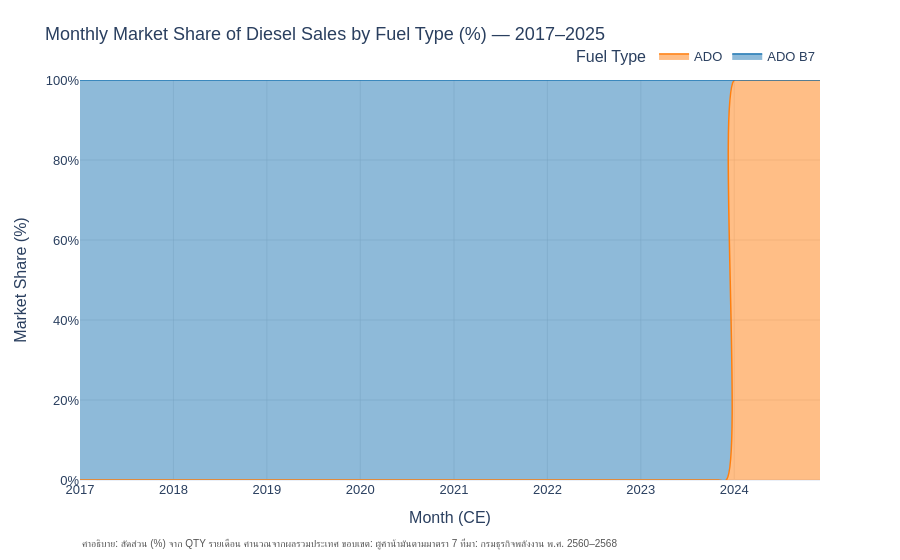

The notebook cell this image was saved under:
### Markdown cell above
### แผนภาพที่ 2 — Area Chart: สัดส่วนปริมาณการจำหน่ายน้ำมันรายเดือน (Stacked Area)

แผนภาพพื้นที่แบบ Stacked (100%) แสดงสัดส่วนของน้ำมัน ADO B7 และ ADO  
ต่อยอดรวมการจำหน่ายดีเซลรายเดือน ช่วงปี พ.ศ. 2560–2568  
ช่วยให้เห็นการเปลี่ยนแปลงส่วนแบ่งตลาดระหว่างสองประเภทน้ำมันตามเวลา

### Code cell
# ---- คำนวณสัดส่วน (%) รายเดือน ----
df_monthly_total = df_monthly.groupby('date')['QTY'].transform('sum')
df_monthly = df_monthly.copy()
df_monthly['share_pct'] = (df_monthly['QTY'] / df_monthly_total * 100).round(2)

# เรียงลำดับ: ADO ก่อน, ADO B7 ทับด้านบน
fuel_order = ['ADO', 'ADO B7']
df_area = df_monthly[df_monthly['OIL_NAME_ENG'].isin(fuel_order)].copy()

fig2 = px.area(
    df_area,
    x='date',
    y='share_pct',
    color='OIL_NAME_ENG',
    color_discrete_map=COLOR_MAP,
    category_orders={'OIL_NAME_ENG': fuel_order},
    groupnorm='percent',
    labels={
        'date'        : 'Month (CE)',
        'share_pct'   : 'Market Share (%)',
        'OIL_NAME_ENG': 'Fuel Type'
    },
    title='Monthly Market Share of Diesel Sales by Fuel Type (%) — 2017–2025',
    template=TEMPLATE,
    line_shape='spline'
)

fig2.update_traces(line=dict(width=1.5))

fig2.update_layout(
    font=dict(family=FONT_FAMILY, size=13),
    legend=dict(
        title='Fuel Type',
        orientation='h',
        yanchor='bottom', y=1.02,
        xanchor='right', x=1
    ),
    hovermode='x unified',
    xaxis=dict(showgrid=True, gridcolor='rgba(200,200,200,0.4)'),
    yaxis=dict(
        showgrid=True, gridcolor='rgba(200,200,200,0.4)',
        ticksuffix='%',
        range=[0, 100]
    ),
    margin=dict(t=80, b=80)
)

fig2.add_annotation(
    xref='paper', yref='paper',
    x=0, y=-0.18,
    text=(
        'คำอธิบาย: สัดส่วน (%) จาก QTY รายเดือน คำนวณจากผลรวมประเทศ '
        'ขอบเขต: ผู้ค้าน้ำมันตามมาตรา 7 '
        'ที่มา: กรมธุรกิจพลังงาน พ.ศ. 2560–2568'
    ),
    showarrow=False,
    font=dict(size=10, color='#555555'),
    align='left'
)

fig2.show()

### Figure 1 — Plotly figure (JSON) as saved in the notebook; plotly's stock layout.template omitted (floating-point values rounded to 4 significant figures)
{"data": [{"fillpattern": {"shape": ""}, "groupnorm": "percent", "hovertemplate": "Fuel Type=ADO<br>Month (CE)=%{x}<br>Market Share (%)=%{y}<extra></extra>", "legendgroup": "ADO", "line": {"color": "#ff7f0e", "shape": "spline", "width": 1.5}, "marker": {"symbol": "circle"}, "mode": "lines", "name": "ADO", "orientation": "v", "showlegend": true, "stackgroup": "1", "type": "scatter", "x": ["2024-01-01T00:00:00.000000000", "2024-02-01T00:00:00.000000000", "2024-03-01T00:00:00.000000000", "2024-04-01T00:00:00.000000000", "2024-05-01T00:00:00.000000000", "2024-06-01T00:00:00.000000000", "2024-07-01T00:00:00.000000000", "2024-08-01T00:00:00.000000000", "2024-09-01T00:00:00.000000000", "2024-10-01T00:00:00.000000000", "2024-11-01T00:00:00.000000000", "2024-12-01T00:00:00.000000000"], "xaxis": "x", "y": [100.0, 100.0, 100.0, 100.0, 100.0, 100.0, 100.0, 100.0, 100.0, 100.0, 100.0, 100.0], "yaxis": "y"}, {"fillpattern": {"shape": ""}, "groupnorm": "percent", "hovertemplate": "Fuel Type=ADO B7<br>Month (CE)=%{x}<br>Market Share (%)=%{y}<extra></extra>", "legendgroup": "ADO B7", "line": {"color": "#1f77b4", "shape": "spline", "width": 1.5}, "marker": {"symbol": "circle"}, "mode": "lines", "name": "ADO B7", "orientation": "v", "showlegend": true, "stackgroup": "1", "type": "scatter", "x": ["2017-01-01T00:00:00.000000000", "2017-02-01T00:00:00.000000000", "2017-03-01T00:00:00.000000000", "2017-04-01T00:00:00.000000000", "2017-05-01T00:00:00.000000000", "2017-06-01T00:00:00.000000000", "2017-07-01T00:00:00.000000000", "2017-08-01T00:00:00.000000000", "2017-09-01T00:00:00.000000000", "2017-10-01T00:00:00.000000000", "2017-11-01T00:00:00.000000000", "2017-12-01T00:00:00.000000000", "2018-01-01T00:00:00.000000000", "2018-02-01T00:00:00.000000000", "2018-03-01T00:00:00.000000000", "2018-04-01T00:00:00.000000000", "2018-05-01T00:00:00.000000000", "2018-06-01T00:00:00.000000000", "2018-07-01T00:00:00.000000000", "2018-08-01T00:00:00.000000000", "2018-09-01T00:00:00.000000000", "2018-10-01T00:00:00.000000000", "2018-11-01T00:00:00.000000000", "2018-12-01T00:00:00.000000000", "2019-01-01T00:00:00.000000000", "2019-02-01T00:00:00.000000000", "2019-03-01T00:00:00.000000000", "2019-04-01T00:00:00.000000000", "2019-05-01T00:00:00.000000000", "2019-06-01T00:00:00.000000000", "2019-07-01T00:00:00.000000000", "2019-08-01T00:00:00.000000000", "2019-09-01T00:00:00.000000000", "2019-10-01T00:00:00.000000000", "2019-11-01T00:00:00.000000000", "2019-12-01T00:00:00.000000000", "2020-01-01T00:00:00.000000000", "2020-02-01T00:00:00.000000000", "2020-03-01T00:00:00.000000000", "2020-04-01T00:00:00.000000000", "2020-05-01T00:00:00.000000000", "2020-06-01T00:00:00.000000000", "2020-07-01T00:00:00.000000000", "2020-08-01T00:00:00.000000000", "2020-09-01T00:00:00.000000000", "2020-10-01T00:00:00.000000000", "2020-11-01T00:00:00.000000000", "2020-12-01T00:00:00.000000000", "2021-01-01T00:00:00.000000000", "2021-02-01T00:00:00.000000000", "2021-03-01T00:00:00.000000000", "2021-04-01T00:00:00.000000000", "2021-05-01T00:00:00.000000000", "2021-06-01T00:00:00.000000000", "2021-07-01T00:00:00.000000000", "2021-08-01T00:00:00.000000000", "2021-09-01T00:00:00.000000000", "2021-10-01T00:00:00.000000000", "2021-11-01T00:00:00.000000000", "2021-12-01T00:00:00.000000000", "2022-01-01T00:00:00.000000000", "2022-02-01T00:00:00.000000000", "2022-03-01T00:00:00.000000000", "2022-04-01T00:00:00.000000000", "2022-05-01T00:00:00.000000000", "2022-06-01T00:00:00.000000000", "2022-07-01T00:00:00.000000000", "2022-08-01T00:00:00.000000000", "2022-09-01T00:00:00.000000000", "2022-10-01T00:00:00.000000000", "2022-11-01T00:00:00.000000000", "2022-12-01T00:00:00.000000000", "2023-01-01T00:00:00.000000000", "2023-02-01T00:00:00.000000000", "2023-03-01T00:00:00.000000000", "2023-04-01T00:00:00.000000000", "2023-05-01T00:00:00.000000000", "2023-06-01T00:00:00.000000000", "2023-07-01T00:00:00.000000000", "2023-08-01T00:00:00.000000000", "2023-09-01T00:00:00.000000000", "2023-10-01T00:00:00.000000000", "2023-11-01T00:00:00.000000000", "2023-12-01T00:00:00.000000000"], "xaxis": "x", "y": [100.0, 100.0, 100.0, 100.0, 100.0, 100.0, 100.0, 100.0, 100.0, 100.0, 100.0, 100.0, 100.0, 100.0, 100.0, 100.0, 100.0, 100.0, 100.0, 100.0, 100.0, 100.0, 100.0, 100.0, 100.0, 100.0, 100.0, 100.0, 100.0, 100.0, 100.0, 100.0, 100.0, 100.0, 100.0, 100.0, 100.0, 100.0, 100.0, 100.0, 100.0, 100.0, 100.0, 100.0, 100.0, 100.0, 100.0, 100.0, 100.0, 100.0, 100.0, 100.0, 100.0, 100.0, 100.0, 100.0, 100.0, 100.0, 100.0, 100.0, 100.0, 100.0, 100.0, 100.0, 100.0, 100.0, 100.0, 100.0, 100.0, 100.0, 100.0, 100.0, 100.0, 100.0, 100.0, 100.0, 100.0, 100.0, 100.0, 100.0, 100.0, 100.0, 100.0, 100.0], "yaxis": "y"}], "layout": {"annotations": [{"align": "left", "font": {"color": "#555555", "size": 10}, "showarrow": false, "text": "คำอธิบาย: สัดส่วน (%) จาก QTY รายเดือน คำนวณจากผลรวมประเทศ ขอบเขต: ผู้ค้าน้ำมันตามมาตรา 7 ที่มา: กรมธุรกิจพลังงาน พ.ศ. 2560–2568", "x": 0, "xref": "paper", "y": -0.18, "yref": "paper"}], "font": {"family": "Sarabun, IBM Plex Sans Thai, sans-serif", "size": 13}, "hovermode": "x unified", "legend": {"orientation": "h", "title": {"text": "Fuel Type"}, "tracegroupgap": 0, "x": 1, "xanchor": "right", "y": 1.02, "yanchor": "bottom"}, "margin": {"b": 80, "t": 80}, "title": {"text": "Monthly Market Share of Diesel Sales by Fuel Type (%) — 2017–2025"}, "xaxis": {"anchor": "y", "domain": [0.0, 1.0], "gridcolor": "rgba(200,200,200,0.4)", "showgrid": true, "title": {"text": "Month (CE)"}}, "yaxis": {"anchor": "x", "domain": [0.0, 1.0], "gridcolor": "rgba(200,200,200,0.4)", "range": [0, 100], "showgrid": true, "ticksuffix": "%", "title": {"text": "Market Share (%)"}}}}
